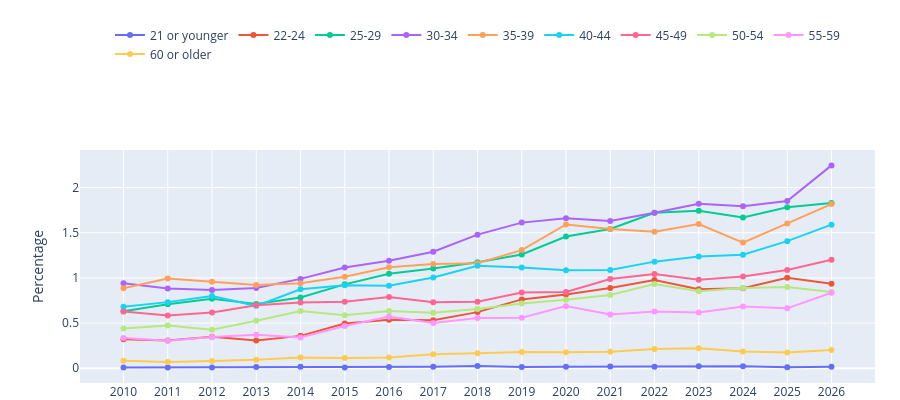

Notebook code for this chart:
### Code cell
# It appears that, if any of the following legend values is set to None, 
# Plotly will simply maintain its default setting for that variable. Thus, 
# 'None' should work well as a default argument for each of these items.
fig.update_layout(legend_orientation = 'h', legend_y = 1.35, legend_xanchor = 'center',
                 legend_x = 0.5, legend_maxheight = None, margin_t = 150)
fig.write_html('test_fig.html', include_plotlyjs = 'cdn')
fig

### Figure 1 — Plotly figure (JSON) as saved in the notebook; plotly's stock layout.template omitted (floating-point values rounded to 4 significant figures)
{"data": [{"customdata": [[28], [31], [41], [48], [56], [45], [53], [50], [78], [52], [51], [59], [38], [54], [48], [27], [27]], "hovertemplate": "age_range=21 or younger<br>year_as_str=%{x}<br>est_as_pct=%{y}<br>Response_Count=%{customdata[0]}<extra></extra>", "legendgroup": "21 or younger", "line": {"color": "#636efa", "dash": "solid"}, "marker": {"symbol": "circle"}, "mode": "lines+markers", "name": "21 or younger", "orientation": "v", "showlegend": true, "type": "scatter", "x": ["2010", "2011", "2012", "2013", "2014", "2015", "2016", "2017", "2018", "2019", "2020", "2021", "2022", "2023", "2024", "2025", "2026"], "xaxis": "x", "y": [0.007222, 0.007561, 0.007678, 0.01306, 0.01547, 0.008914, 0.01469, 0.01605, 0.0238, 0.01499, 0.01704, 0.02009, 0.01571, 0.02178, 0.02169, 0.01137, 0.01766], "yaxis": "y"}, {"customdata": [[176], [161], [197], [184], [211], [247], [257], [270], [326], [348], [293], [343], [345], [310], [327], [304], [197]], "hovertemplate": "age_range=22-24<br>year_as_str=%{x}<br>est_as_pct=%{y}<br>Response_Count=%{customdata[0]}<extra></extra>", "legendgroup": "22-24", "line": {"color": "#EF553B", "dash": "solid"}, "marker": {"symbol": "circle"}, "mode": "lines+markers", "name": "22-24", "orientation": "v", "showlegend": true, "type": "scatter", "x": ["2010", "2011", "2012", "2013", "2014", "2015", "2016", "2017", "2018", "2019", "2020", "2021", "2022", "2023", "2024", "2025", "2026"], "xaxis": "x", "y": [0.321, 0.3075, 0.3497, 0.3066, 0.3585, 0.4953, 0.5379, 0.5315, 0.6216, 0.7622, 0.8156, 0.888, 0.9773, 0.8757, 0.8854, 1.001, 0.9358], "yaxis": "y"}, {"customdata": [[681], [703], [773], [741], [769], [782], [909], [964], [1011], [995], [987], [1068], [1124], [1088], [1078], [982], [644]], "hovertemplate": "age_range=25-29<br>year_as_str=%{x}<br>est_as_pct=%{y}<br>Response_Count=%{customdata[0]}<extra></extra>", "legendgroup": "25-29", "line": {"color": "#00cc96", "dash": "solid"}, "marker": {"symbol": "circle"}, "mode": "lines+markers", "name": "25-29", "orientation": "v", "showlegend": true, "type": "scatter", "x": ["2010", "2011", "2012", "2013", "2014", "2015", "2016", "2017", "2018", "2019", "2020", "2021", "2022", "2023", "2024", "2025", "2026"], "xaxis": "x", "y": [0.6306, 0.7081, 0.7693, 0.7109, 0.7835, 0.9289, 1.046, 1.104, 1.175, 1.259, 1.458, 1.542, 1.722, 1.745, 1.67, 1.782, 1.829], "yaxis": "y"}, {"customdata": [[919], [912], [893], [951], [961], [999], [1094], [1109], [1200], [1247], [1138], [1168], [1243], [1321], [1241], [1049], [874]], "hovertemplate": "age_range=30-34<br>year_as_str=%{x}<br>est_as_pct=%{y}<br>Response_Count=%{customdata[0]}<extra></extra>", "legendgroup": "30-34", "line": {"color": "#ab63fa", "dash": "solid"}, "marker": {"symbol": "circle"}, "mode": "lines+markers", "name": "30-34", "orientation": "v", "showlegend": true, "type": "scatter", "x": ["2010", "2011", "2012", "2013", "2014", "2015", "2016", "2017", "2018", "2019", "2020", "2021", "2022", "2023", "2024", "2025", "2026"], "xaxis": "x", "y": [0.9421, 0.8824, 0.8675, 0.8896, 0.9894, 1.115, 1.189, 1.289, 1.479, 1.612, 1.661, 1.63, 1.721, 1.82, 1.793, 1.852, 2.246], "yaxis": "y"}, {"customdata": [[861], [881], [900], [865], [858], [877], [992], [1031], [1015], [1044], [1127], [1114], [1089], [1107], [1024], [1019], [741]], "hovertemplate": "age_range=35-39<br>year_as_str=%{x}<br>est_as_pct=%{y}<br>Response_Count=%{customdata[0]}<extra></extra>", "legendgroup": "35-39", "line": {"color": "#FFA15A", "dash": "solid"}, "marker": {"symbol": "circle"}, "mode": "lines+markers", "name": "35-39", "orientation": "v", "showlegend": true, "type": "scatter", "x": ["2010", "2011", "2012", "2013", "2014", "2015", "2016", "2017", "2018", "2019", "2020", "2021", "2022", "2023", "2024", "2025", "2026"], "xaxis": "x", "y": [0.8865, 0.9932, 0.959, 0.9209, 0.9423, 1.013, 1.118, 1.155, 1.162, 1.308, 1.592, 1.542, 1.512, 1.597, 1.392, 1.602, 1.818], "yaxis": "y"}, {"customdata": [[732], [738], [781], [704], [789], [770], [777], [798], [929], [860], [764], [827], [803], [869], [902], [835], [627]], "hovertemplate": "age_range=40-44<br>year_as_str=%{x}<br>est_as_pct=%{y}<br>Response_Count=%{customdata[0]}<extra></extra>", "legendgroup": "40-44", "line": {"color": "#19d3f3", "dash": "solid"}, "marker": {"symbol": "circle"}, "mode": "lines+markers", "name": "40-44", "orientation": "v", "showlegend": true, "type": "scatter", "x": ["2010", "2011", "2012", "2013", "2014", "2015", "2016", "2017", "2018", "2019", "2020", "2021", "2022", "2023", "2024", "2025", "2026"], "xaxis": "x", "y": [0.6816, 0.7321, 0.8003, 0.691, 0.8738, 0.9192, 0.9129, 1.005, 1.136, 1.116, 1.085, 1.089, 1.18, 1.236, 1.258, 1.407, 1.59], "yaxis": "y"}, {"customdata": [[708], [686], [695], [727], [743], [707], [684], [642], [630], [676], [563], [659], [717], [621], [678], [602], [481]], "hovertemplate": "age_range=45-49<br>year_as_str=%{x}<br>est_as_pct=%{y}<br>Response_Count=%{customdata[0]}<extra></extra>", "legendgroup": "45-49", "line": {"color": "#FF6692", "dash": "solid"}, "marker": {"symbol": "circle"}, "mode": "lines+markers", "name": "45-49", "orientation": "v", "showlegend": true, "type": "scatter", "x": ["2010", "2011", "2012", "2013", "2014", "2015", "2016", "2017", "2018", "2019", "2020", "2021", "2022", "2023", "2024", "2025", "2026"], "xaxis": "x", "y": [0.6276, 0.5834, 0.6185, 0.6974, 0.7272, 0.7355, 0.788, 0.7313, 0.7366, 0.8396, 0.8447, 0.9883, 1.043, 0.9791, 1.016, 1.088, 1.202], "yaxis": "y"}, {"customdata": [[525], [586], [533], [620], [711], [580], [638], [585], [606], [608], [556], [578], [636], [574], [576], [480], [298]], "hovertemplate": "age_range=50-54<br>year_as_str=%{x}<br>est_as_pct=%{y}<br>Response_Count=%{customdata[0]}<extra></extra>", "legendgroup": "50-54", "line": {"color": "#B6E880", "dash": "solid"}, "marker": {"symbol": "circle"}, "mode": "lines+markers", "name": "50-54", "orientation": "v", "showlegend": true, "type": "scatter", "x": ["2010", "2011", "2012", "2013", "2014", "2015", "2016", "2017", "2018", "2019", "2020", "2021", "2022", "2023", "2024", "2025", "2026"], "xaxis": "x", "y": [0.4388, 0.4736, 0.4276, 0.526, 0.6336, 0.5878, 0.6328, 0.6156, 0.6558, 0.7162, 0.7596, 0.8103, 0.9331, 0.8532, 0.8877, 0.9004, 0.845], "yaxis": "y"}, {"customdata": [[346], [360], [378], [401], [373], [455], [521], [473], [480], [513], [554], [433], [432], [401], [457], [392], [340]], "hovertemplate": "age_range=55-59<br>year_as_str=%{x}<br>est_as_pct=%{y}<br>Response_Count=%{customdata[0]}<extra></extra>", "legendgroup": "55-59", "line": {"color": "#FF97FF", "dash": "solid"}, "marker": {"symbol": "circle"}, "mode": "lines+markers", "name": "55-59", "orientation": "v", "showlegend": true, "type": "scatter", "x": ["2010", "2011", "2012", "2013", "2014", "2015", "2016", "2017", "2018", "2019", "2020", "2021", "2022", "2023", "2024", "2025", "2026"], "xaxis": "x", "y": [0.335, 0.3035, 0.3447, 0.3701, 0.3404, 0.4668, 0.5714, 0.5009, 0.555, 0.5595, 0.6877, 0.5945, 0.6272, 0.6164, 0.684, 0.6632, 0.8357], "yaxis": "y"}, {"customdata": [[256], [231], [286], [330], [401], [393], [404], [503], [543], [558], [527], [570], [622], [648], [526], [452], [383]], "hovertemplate": "age_range=60 or older<br>year_as_str=%{x}<br>est_as_pct=%{y}<br>Response_Count=%{customdata[0]}<extra></extra>", "legendgroup": "60 or older", "line": {"color": "#FECB52", "dash": "solid"}, "marker": {"symbol": "circle"}, "mode": "lines+markers", "name": "60 or older", "orientation": "v", "showlegend": true, "type": "scatter", "x": ["2010", "2011", "2012", "2013", "2014", "2015", "2016", "2017", "2018", "2019", "2020", "2021", "2022", "2023", "2024", "2025", "2026"], "xaxis": "x", "y": [0.08243, 0.06918, 0.08091, 0.09546, 0.1199, 0.1138, 0.1203, 0.1537, 0.1669, 0.1808, 0.1773, 0.1819, 0.2123, 0.2206, 0.1849, 0.1749, 0.2016], "yaxis": "y"}], "layout": {"height": 400, "legend": {"orientation": "h", "tracegroupgap": 0, "x": 0.5, "xanchor": "center", "y": 1.35, "yanchor": "bottom"}, "margin": {"b": 0, "r": 25, "t": 150}, "xaxis": {"anchor": "y", "domain": [0, 1]}, "yaxis": {"anchor": "x", "domain": [0, 1], "title": {"text": "Percentage"}}}}
